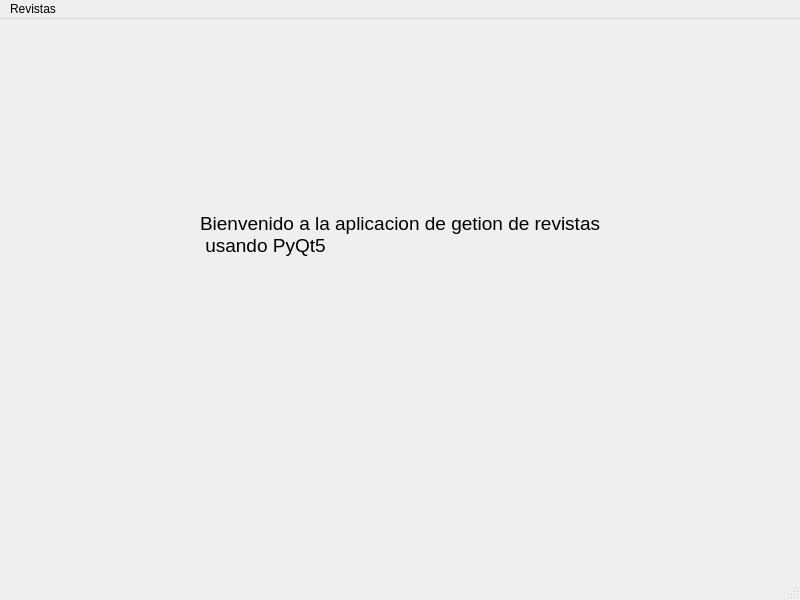
<?xml version="1.0" encoding="UTF-8"?>
<ui version="4.0">
 <class>MainWindow</class>
 <widget class="QMainWindow" name="MainWindow">
  <property name="geometry">
   <rect>
    <x>0</x>
    <y>0</y>
    <width>800</width>
    <height>600</height>
   </rect>
  </property>
  <property name="windowTitle">
   <string>APLICACION GESTION REVISTAS</string>
  </property>
  <widget class="QWidget" name="centralwidget">
   <widget class="QLabel" name="label">
    <property name="geometry">
     <rect>
      <x>200</x>
      <y>170</y>
      <width>461</width>
      <height>91</height>
     </rect>
    </property>
    <property name="font">
     <font>
      <pointsize>14</pointsize>
     </font>
    </property>
    <property name="text">
     <string>Bienvenido a la aplicacion de getion de revistas
 usando PyQt5</string>
    </property>
   </widget>
  </widget>
  <widget class="QMenuBar" name="menubar">
   <property name="geometry">
    <rect>
     <x>0</x>
     <y>0</y>
     <width>800</width>
     <height>21</height>
    </rect>
   </property>
   <widget class="QMenu" name="menuRevistas">
    <property name="title">
     <string>Revistas</string>
    </property>
    <addaction name="submenu_registrar_revista"/>
    <addaction name="submenu_listar_revistas"/>
   </widget>
   <addaction name="menuRevistas"/>
  </widget>
  <widget class="QStatusBar" name="statusbar"/>
  <action name="submenu_registrar_revista">
   <property name="text">
    <string>Registrar Revista</string>
   </property>
  </action>
  <action name="submenu_listar_revistas">
   <property name="text">
    <string>Listar Revistas</string>
   </property>
  </action>
 </widget>
 <resources/>
 <connections/>
</ui>
